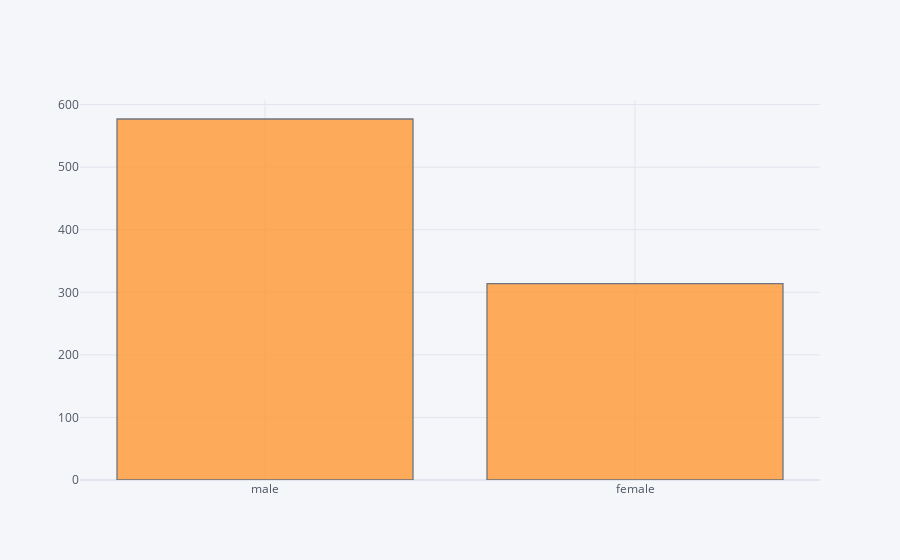

Notebook code for this chart:
### Code cell
data['Sex'].iplot(kind='hist')

### Figure 1 — Plotly figure (JSON) as saved in the notebook; plotly's stock layout.template omitted (floating-point values rounded to 4 significant figures; data arrays with more than 128 entries replaced by an {"elided": "..."} marker saying what was removed)
{"data": [{"histfunc": "count", "histnorm": "", "marker": {"color": "rgba(255, 153, 51, 1.0)", "line": {"color": "#4D5663", "width": 1.3}}, "name": "Sex", "opacity": 0.8, "orientation": "v", "type": "histogram", "x": {"elided": "891 str values"}}], "layout": {"barmode": "overlay", "legend": {"bgcolor": "#F5F6F9", "font": {"color": "#4D5663"}}, "paper_bgcolor": "#F5F6F9", "plot_bgcolor": "#F5F6F9", "title": {"font": {"color": "#4D5663"}}, "xaxis": {"gridcolor": "#E1E5ED", "showgrid": true, "tickfont": {"color": "#4D5663"}, "title": {"font": {"color": "#4D5663"}, "text": ""}, "zerolinecolor": "#E1E5ED"}, "yaxis": {"gridcolor": "#E1E5ED", "showgrid": true, "tickfont": {"color": "#4D5663"}, "title": {"font": {"color": "#4D5663"}, "text": ""}, "zerolinecolor": "#E1E5ED"}}}
